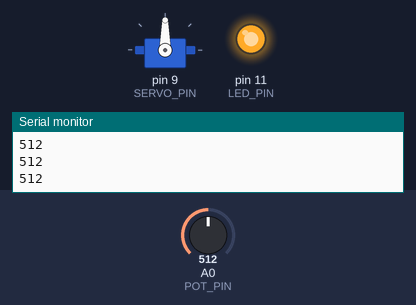
Bench run of a sketch on a simulated Arduino Uno, built with avr-gcc and run on an emulated ATmega328P. On the bench: servo, output pins drawn as LEDs (lit = HIGH), the last lines printed to the serial monitor. The test bench sets the inputs (shaded band); at power-on: A0 (POT_PIN) = 512.

Above: at 1.2 s.
1.3 s: A0 (POT_PIN) set to 490
At 1.6 s:
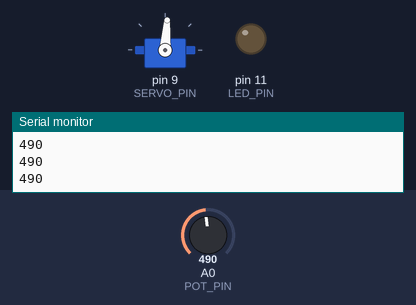
2.8 s: A0 (POT_PIN) set to 306
At 4.0 s:
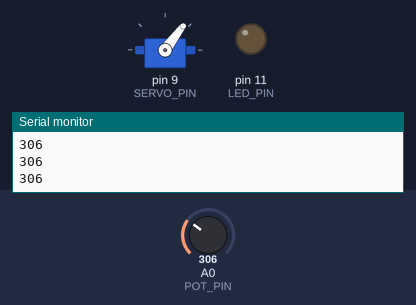
4.3 s: A0 (POT_PIN) set to 122
At 5.5 s:
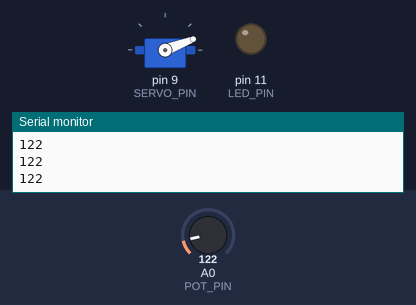
5.8 s: A0 (POT_PIN) set to 0
At 6.9 s:
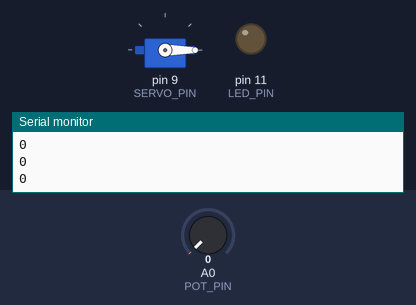
7.3 s: A0 (POT_PIN) set to 716
At 8.2 s:
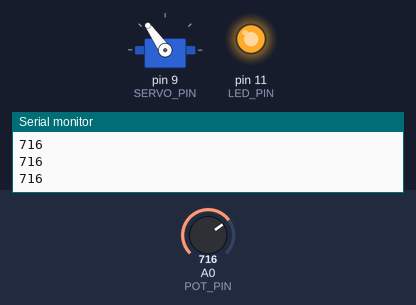
8.8 s: A0 (POT_PIN) set to 900
At 9.6 s:
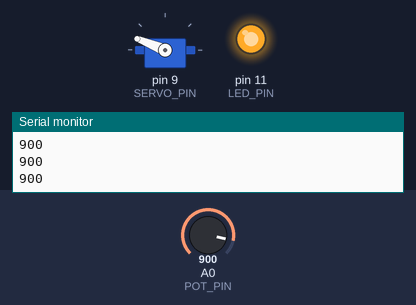
Timing chart, 0 to 11.3 s (numbered marks = the images above; inputs shaded):
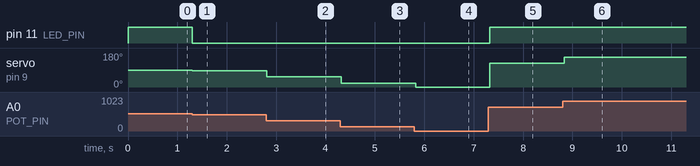

Measured:
- after the input at 1.3 s, pin 11 (LED_PIN): HIGH → LOW at once; servo on pin 9 (SERVO_PIN): 90° → 86° at once
- after the input at 2.8 s, servo on pin 9 (SERVO_PIN): 86° → 53° at once
- after the input at 4.3 s, servo on pin 9 (SERVO_PIN): 53° → 21° at once
- after the input at 5.8 s, servo on pin 9 (SERVO_PIN): 21° → 0° at once
- after the input at 7.3 s, pin 11 (LED_PIN): LOW → HIGH at once; servo on pin 9 (SERVO_PIN): 0° → 125° at once
- after the input at 8.8 s, servo on pin 9 (SERVO_PIN): 125° → 158° at once

The sketch:

MSI_W3_T2.ino
```cpp
#include <Servo.h> // Include the Servo library to control the motor

// Define the pins
const int POT_PIN = A0;    // Potentiometer connected to Analog Pin A0
const int LED_PIN = 11;    // LED connected to Digital Pin 11
const int SERVO_PIN = 9;   // Servo signal wire connected to Digital Pin 9 (often a PWM pin)

// Create a Servo object
Servo myServo;

void setup() {
  Serial.begin(9600);

  // Set the LED pin as an output
  pinMode(LED_PIN, OUTPUT);

  // Attach the servo object to the specified pin
  myServo.attach(SERVO_PIN);
}

void loop() {
  // 1. Read the analog value from the potentiometer (0 to 1023)
  int potValue = analogRead(POT_PIN);

  // Print the value to the Serial Monitor (optional, but helpful for debugging)
  Serial.println(potValue);

  // 2. Map the potentiometer value (0-1023) to the servo angle range (0-180)
  // The map() function is essential for scaling the input to the output.
  int servoAngle = map(potValue, 0, 1023, 0, 180);

  // 3. Write the calculated angle to the servo motor
  myServo.write(servoAngle);

  // 4. LED Control Logic (Maintain the original requirement)
  if (potValue > 500)
  {
    // Turn the LED ON if the potentiometer reading is above 500
    digitalWrite(LED_PIN, HIGH);
  }
  else
  {
    // Turn the LED OFF otherwise
    digitalWrite(LED_PIN, LOW);
  }

  // Small delay to prevent jitter and avoid sending data too fast
  delay(100);
}
```
